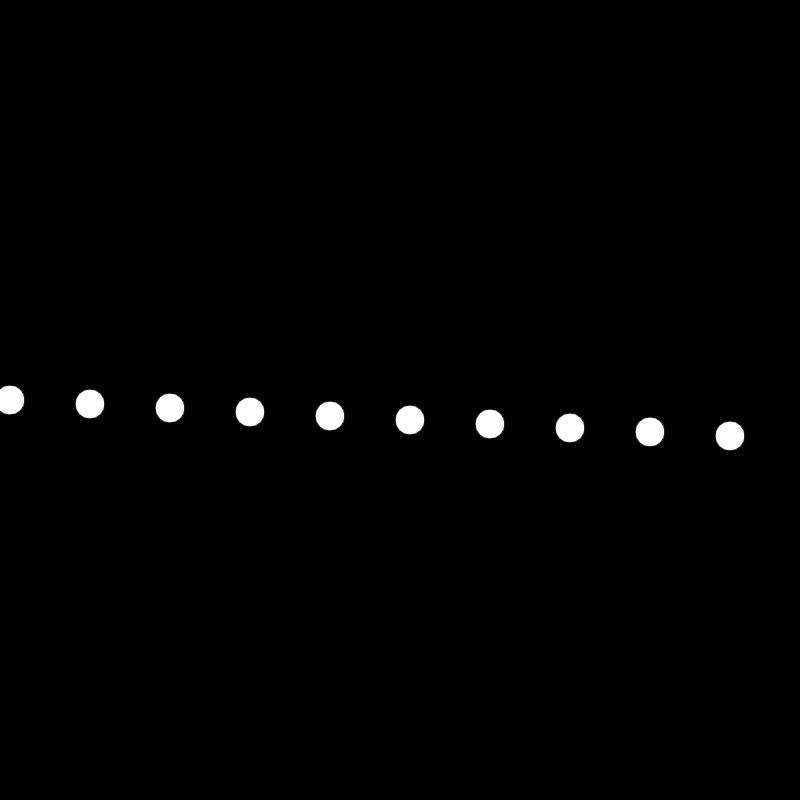
Frame 1 (no input)
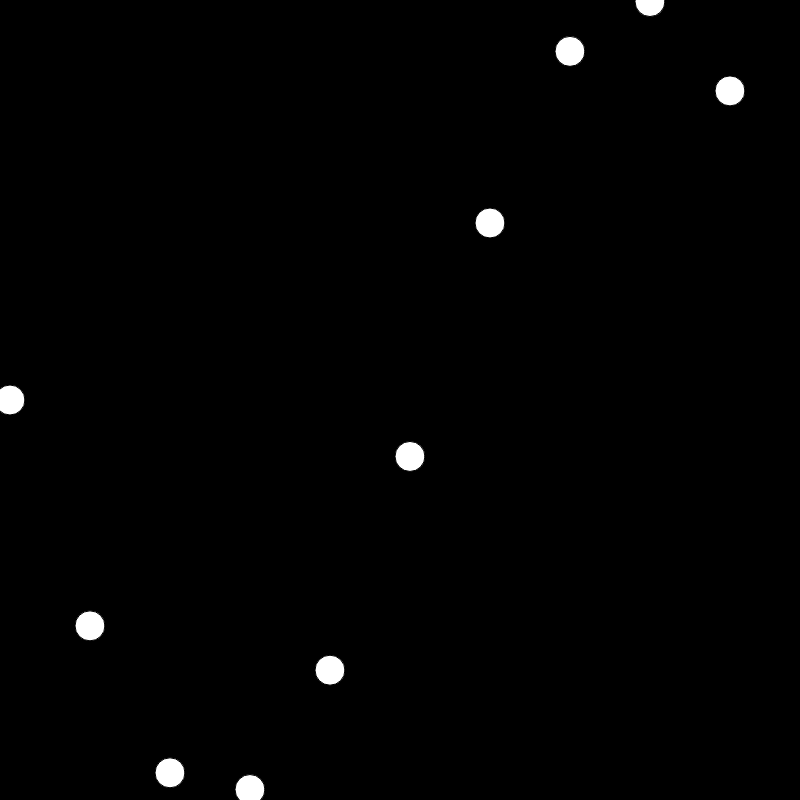
Frame 60 (no input)
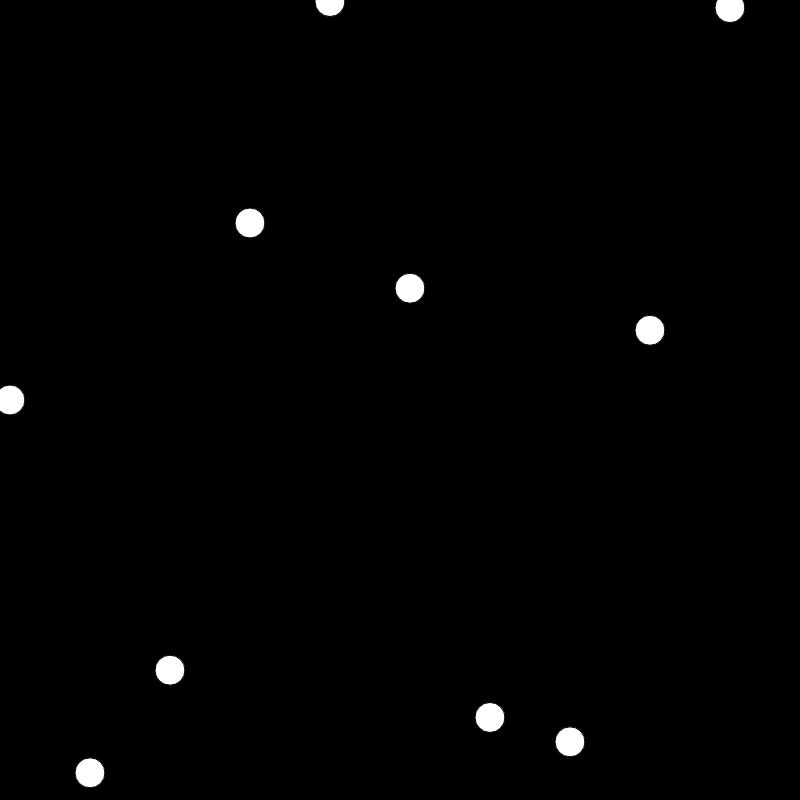
Frame 120 (the mouse pressed at the canvas centre since frame 60)

The p5.js sketch that drew these frames (run headless with seeded random() and noise() and a simulated clock; from frame 60 on, the mouse is pressed at the canvas centre):

// p5.js sketch
// ── sketch.js
function setup() {
  createCanvas(800, 800);
}

function draw() {
  
  background(0);

  for (var i=0; i<10; i++) {
    var x = 10 + 80*i;
    var y = 400 + 400 * sin(0.01 * i * frameCount);
    
    ellipse(x, y, 30, 30);
  }  

}
